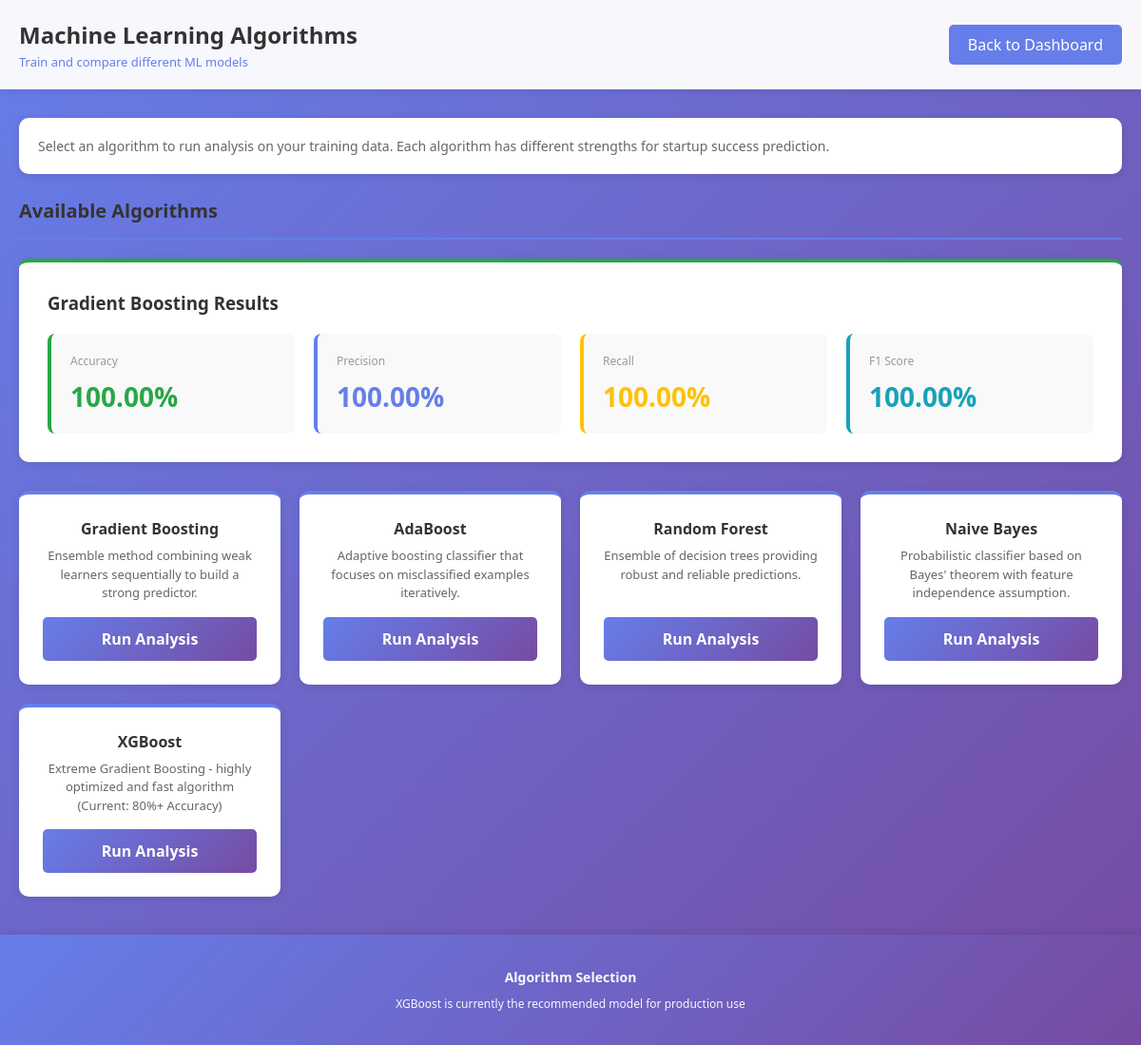
The page /algorithm1/ (signed in) on the database its author committed.
### adminapp/models.py (models this page shows, shortened)
class Dataset(models.Model):
    data_id    = models.AutoField(primary_key=True)
    data_set   = models.FileField(upload_to='datasets/')
    gb_accuracy  = models.FloatField(null=True, blank=True)
    gb_precision = models.FloatField(null=True, blank=True)
    gb_recall    = models.FloatField(null=True, blank=True)
    gb_f1_score  = models.FloatField(null=True, blank=True)
    gb_algo      = models.CharField(max_length=100, null=True, blank=True)
    ad_accuracy  = models.FloatField(null=True, blank=True)
    ad_precision = models.FloatField(null=True, blank=True)
    ad_recall    = models.FloatField(null=True, blank=True)
    ad_f1_score  = models.FloatField(null=True, blank=True)
    ad_algo      = models.CharField(max_length=100, null=True, blank=True)
    rf_accuracy  = models.FloatField(null=True, blank=True)
    rf_precision = models.FloatField(null=True, blank=True)
    rf_recall    = models.FloatField(null=True, blank=True)
    rf_f1_score  = models.FloatField(null=True, blank=True)
    rf_algo      = models.CharField(max_length=100, null=True, blank=True)
    nb_accuracy  = models.FloatField(null=True, blank=True)
    nb_precision = models.FloatField(null=True, blank=True)
    nb_recall    = models.FloatField(null=True, blank=True)
    nb_f1_score  = models.FloatField(null=True, blank=True)
    nb_algo      = models.CharField(max_length=100, null=True, blank=True)
    xgb_accuracy  = models.FloatField(null=True, blank=True)
    xgb_precision = models.FloatField(null=True, blank=True)
    xgb_recall    = models.FloatField(null=True, blank=True)
    xgb_f1_score  = models.FloatField(null=True, blank=True)
    xgb_algo      = models.CharField(max_length=100, null=True, blank=True)

### adminapp/views.py (the view)
    def wrapper(request, *args, **kwargs):
        if not request.session.get('admin_logged_in'):
            messages.warning(request, 'Please login as admin first')
            return redirect('admin_login')
        return view_func(request, *args, **kwargs)

### adminapp/views.py (called while the page is built)
def check_admin_auth(view_func):
    def wrapper(request, *args, **kwargs):
        if not request.session.get('admin_logged_in'):
            messages.warning(request, 'Please login as admin first')
            return redirect('admin_login')
        return view_func(request, *args, **kwargs)
    return wrapper

@check_admin_auth
def gradient_boosting_classifier(req):
    data = Dataset.objects.all().order_by('-data_id').first()
    context = {'data': data}
    return render(req, 'admin_template/algorithm-gradient-boosting-classifier.html', context)

### templates/admin_template/algorithm-gradient-boosting-classifier.html (shortened to what this page needs)
<!DOCTYPE html>
<html>
<head>
</head>
<body>
    <header>
        <div class="header-content">
            <div>
                <h1>Machine Learning Algorithms</h1>
                <div class="header-subtitle">Train and compare different ML models</div>
            </div>
            <a href="{% url 'index' %}" class="back-link">Back to Dashboard</a>
        </div>
    </header>
    <div class="container">
        <div class="info-box">
            <p>Select an algorithm to run analysis on your training data. Each algorithm has different strengths for startup success prediction.</p>
        </div>
        <div class="section-title">Available Algorithms</div>
        {% if data and data.gb_accuracy %}
        <div class="result-section" style="background: white; padding: 30px; border-radius: 10px; margin-bottom: 30px; box-shadow: 0 2px 10px rgba(0,0,0,0.1); border-top: 4px solid #28a745;">
            <h3 style="color: #333; margin-bottom: 20px;">Gradient Boosting Results</h3>
            <div style="display: grid; grid-template-columns: repeat(4, 1fr); gap: 20px;">
                <div style="background: #f9f9f9; padding: 20px; border-radius: 8px; border-left: 4px solid #28a745;">
                    <p style="color: #999; font-size: 12px; margin-bottom: 10px;">Accuracy</p>
                    <p style="color: #28a745; font-size: 28px; font-weight: bold; margin: 0;">{{ data.gb_accuracy|floatformat:2 }}%</p>
                </div>
                <div style="background: #f9f9f9; padding: 20px; border-radius: 8px; border-left: 4px solid #667eea;">
                    <p style="color: #999; font-size: 12px; margin-bottom: 10px;">Precision</p>
                    <p style="color: #667eea; font-size: 28px; font-weight: bold; margin: 0;">{{ data.gb_precision|floatformat:2 }}%</p>
                </div>
                <div style="background: #f9f9f9; padding: 20px; border-radius: 8px; border-left: 4px solid #ffc107;">
                    <p style="color: #999; font-size: 12px; margin-bottom: 10px;">Recall</p>
                    <p style="color: #ffc107; font-size: 28px; font-weight: bold; margin: 0;">{{ data.gb_recall|floatformat:2 }}%</p>
                </div>
                <div style="background: #f9f9f9; padding: 20px; border-radius: 8px; border-left: 4px solid #17a2b8;">
                    <p style="color: #999; font-size: 12px; margin-bottom: 10px;">F1 Score</p>
                    <p style="color: #17a2b8; font-size: 28px; font-weight: bold; margin: 0;">{{ data.gb_f1_score|floatformat:2 }}%</p>
                </div>
            </div>
        </div>
        {% endif %}
        <div class="algorithms-grid">
            <div class="algo-card">
                <h3>Gradient Boosting</h3>
                <p>Ensemble method combining weak learners sequentially to build a strong predictor.</p>
                {% if data %}
                    <a href="{% url 'gbc_runalgo' data.data_id %}" class="algo-button">Run Analysis</a>
                {% else %}
                    <a href="#" onclick="alert('Please upload a dataset first'); return false;" class="algo-button" style="opacity: 0.5; cursor: not-allowed;">Run Analysis</a>
                {% endif %}
            </div>
            <div class="algo-card">
                <h3>AdaBoost</h3>
                <p>Adaptive boosting classifier that focuses on misclassified examples iteratively.</p>
                {% if data %}
                    <a href="{% url 'ada_runalgo' data.data_id %}" class="algo-button">Run Analysis</a>
                {% else %}
                    <a href="#" onclick="alert('Please upload a dataset first'); return false;" class="algo-button" style="opacity: 0.5; cursor: not-allowed;">Run Analysis</a>
                {% endif %}
            </div>
            <div class="algo-card">
                <h3>Random Forest</h3>
                <p>Ensemble of decision trees providing robust and reliable predictions.</p>
                {% if data %}
                    <a href="{% url 'rfc_runalgo' data.data_id %}" class="algo-button">Run Analysis</a>
                {% else %}
                    <a href="#" onclick="alert('Please upload a dataset first'); return false;" class="algo-button" style="opacity: 0.5; cursor: not-allowed;">Run Analysis</a>
                {% endif %}
            </div>
            <div class="algo-card">
                <h3>Naive Bayes</h3>
                <p>Probabilistic classifier based on Bayes' theorem with feature independence assumption.</p>
                <a href="{% url 'NB_btn' %}" class="algo-button">Run Analysis</a>
            </div>
            <div class="algo-card">
                <h3>XGBoost</h3>
                <p>Extreme Gradient Boosting - highly optimized and fast algorithm (Current: 80%+ Accuracy)</p>
                <a href="{% url 'XGB_btn' %}" class="algo-button">Run Analysis</a>
            </div>
        </div>
    </div>
    <footer>
        <p><strong>Algorithm Selection</strong></p>
        <p style="margin-top: 10px; font-size: 12px;">XGBoost is currently the recommended model for production use</p>
    </footer>
</body>
</html>

### templates/admin_template/algorithm-gradient-boosting-classifier.html (style rules this page uses)
* { margin: 0; padding: 0; box-sizing: border-box; }
body { font-family: 'Segoe UI', Tahoma, Geneva, Verdana, sans-serif; background: linear-gradient(135deg, #667eea 0%, #764ba2 100%); min-height: 100vh; }
header { background: rgba(255, 255, 255, 0.95); padding: 20px; box-shadow: 0 2px 10px rgba(0,0,0,0.1); position: sticky; top: 0; z-index: 100; }
.header-content { max-width: 1200px; margin: 0 auto; display: flex; justify-content: space-between; align-items: center; }
h1 { color: #333; font-size: 24px; margin: 0; }
.header-subtitle { color: #667eea; font-size: 13px; margin-top: 3px; }
.back-link { background: #667eea; color: white; padding: 10px 20px; border-radius: 5px; text-decoration: none; transition: all 0.3s; display: inline-block; }
.container { max-width: 1200px; margin: 30px auto; padding: 0 20px; }
.info-box { background: white; padding: 20px; border-radius: 10px; margin-bottom: 25px; box-shadow: 0 2px 10px rgba(0,0,0,0.1); }
.info-box p { color: #666; margin: 0; font-size: 14px; }
.section-title { color: #333; font-size: 20px; margin-bottom: 20px; padding-bottom: 15px; border-bottom: 2px solid #667eea; font-weight: 600; }
.algorithms-grid { display: grid; grid-template-columns: repeat(auto-fit, minmax(250px, 1fr)); gap: 20px; margin-bottom: 30px; }
.algo-card { background: white; padding: 25px; border-radius: 10px; box-shadow: 0 2px 10px rgba(0,0,0,0.1); text-align: center; transition: all 0.3s; border-top: 4px solid #667eea; display: flex; flex-direction: column; justify-content: space-between; }
.algo-card h3 { color: #333; margin-bottom: 8px; font-size: 16px; }
.algo-card p { color: #666; margin-bottom: 15px; font-size: 13px; line-height: 1.5; flex-grow: 1; }
.algo-button { background: linear-gradient(135deg, #667eea 0%, #764ba2 100%); color: white; padding: 12px 20px; border: none; border-radius: 5px; cursor: pointer; width: 100%; font-weight: 600; transition: all 0.3s; text-decoration: none; display: inline-block; }
footer { text-align: center; padding: 35px 20px; background: linear-gradient(135deg, #667eea 0%, #764ba2 100%); color: white; margin-top: 40px; box-shadow: 0 -2px 10px rgba(0,0,0,0.1); }
footer p { font-size: 14px; opacity: 0.95; margin: 0; }

### rows shown on the page
Dataset: gb_accuracy "100.00", gb_precision "100.00", gb_recall "100.00", gb_f1_score "100.00"
